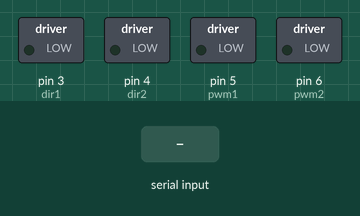
This sketch was run on a simulated Arduino Uno, built with avr-gcc and run on an emulated ATmega328P. Shown: switched loads named in the sketch (green lamp = pin HIGH). The inputs (shaded band) are chosen by the test bench.

Above: at 1.2 s.
1.3 s: "f" received over Serial
At 2.4 s:
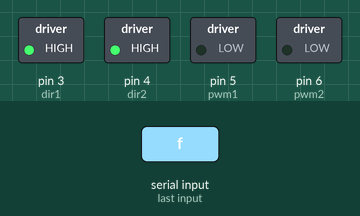
Timing chart, 0 to 4.3 s (numbered marks = the images above; inputs shaded):
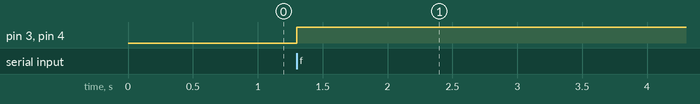

The sketch:

3.ino
```cpp
int dir1 = 3;
int dir2 = 4;

int pwm1 = 5;
int pwm2 = 6;

void setup(){
  pinMode(dir1, OUTPUT);
  pinMode(dir2, OUTPUT);
  pinMode(pwm1, OUTPUT);
  pinMode(pwm2, OUTPUT);
  Serial.begin(9600);
}


void loop(){
  if(Serial.available()>0){
    char direction = Serial.readline();
    switch(direction){
      case 'f': forwardMotor(); break;
      case 'b': backwardMotor(); break;
      case 'l': leftMotor(); break;
      case 'r': rightMotor(); break;
      default:  resetMotor();
    }
  }
}

void forwardMotor(){
  digitalWrite(dir1, HIGH);
  digitalWrite(pwm1, 200);
  digitalWrite(dir2, HIGH);
  digitalWrite(pwm2, 200);
}

void backwardMotor(){
  digitalWrite(dir1, LOW);
  digitalWrite(pwm1, 200);
  digitalWrite(dir2, LOW);
  digitalWrite(pwm2, 200);
}

void leftMotor(){
  digitalWrite(dir1, LOW);
  digitalWrite(pwm1, 200);
  digitalWrite(dir2, HIGH);
  digitalWrite(pwm2, 200);
}

void rightMotor(){
  digitalWrite(dir1, HIGH);
  digitalWrite(pwm1, 200);
  digitalWrite(dir2, LOW);
  digitalWrite(pwm2, 200);
}

void resetMotor(){
  digitalWrite(dir1, HIGH);
  digitalWrite(pwm1, 0);
  digitalWrite(dir2, HIGH);
  digitalWrite(pwm2, 0);
}
```

Measured:
- after the input at 1.3 s, pin 3 (dir1), pin 4 (dir2): LOW → HIGH at once
